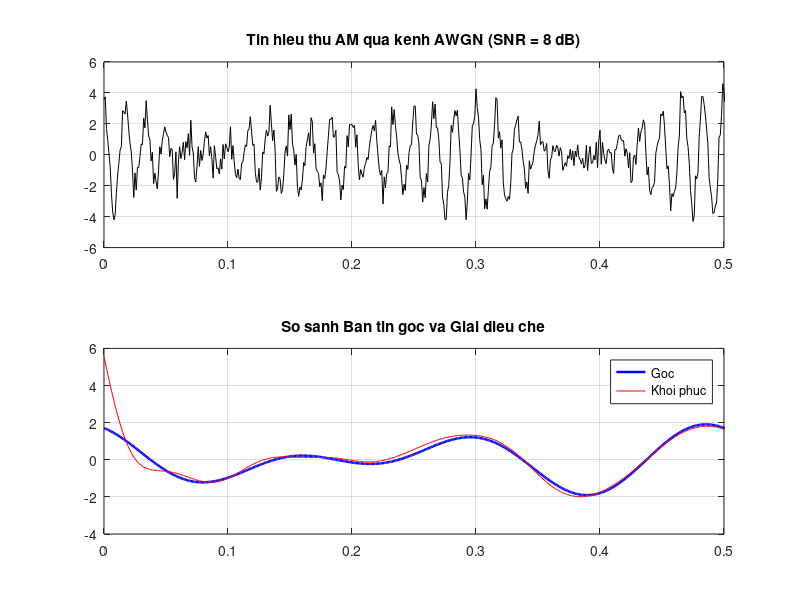

Source code (MATLAB):
% AM MODULATION & DEMODULATION (CUSTOM MATH)
clear; clc; close all;
fs = 1000;
Ts = 1/fs;
t = 0:Ts:2-Ts;
fc = 60;
Ac = 2;

s = cos(8*pi*t) + cos(12*pi*t + pi/4);

% 1. Dieu che AM
tx_am = (Ac + s) .* cos(2*pi*fc*t);

% 2. Kenh truyen AWGN (Tin hieu Passband -> Nhieu thuc)
SNR_dB = 8;
SNR_linear = 10^(SNR_dB/10);
signal_power = mean(tx_am.^2); 
noise_power = signal_power / SNR_linear;
noise = sqrt(noise_power) * randn(size(tx_am)); 
rx_am = tx_am + noise;

% 3. Giai dieu che AM (Dong bo)
% Nhan tin hieu thu voi song mang
mix_am = rx_am .* cos(2*pi*fc*t); 

% Loc thong thap (Butterworth bac 4, tan so cat 15Hz)
[b, a] = butter(4, 15/(fs/2)); 
s_demod = filtfilt(b, a, mix_am) * 2 - Ac;

% 4. Do thi thoi gian
subplot(2, 1, 1);
plot(t, rx_am, 'k');
title(['Tin hieu thu AM qua kenh AWGN (SNR = ', num2str(SNR_dB), ' dB)']);
xlim([0 0.5]); 
grid on;

subplot(2, 1, 2);
plot(t, s, 'b', 'LineWidth', 1.8); hold on;
plot(t, s_demod, 'r');
title('So sanh Ban tin goc va Giai dieu che');
legend('Goc', 'Khoi phuc');
xlim([0 0.5]); 
grid on;
